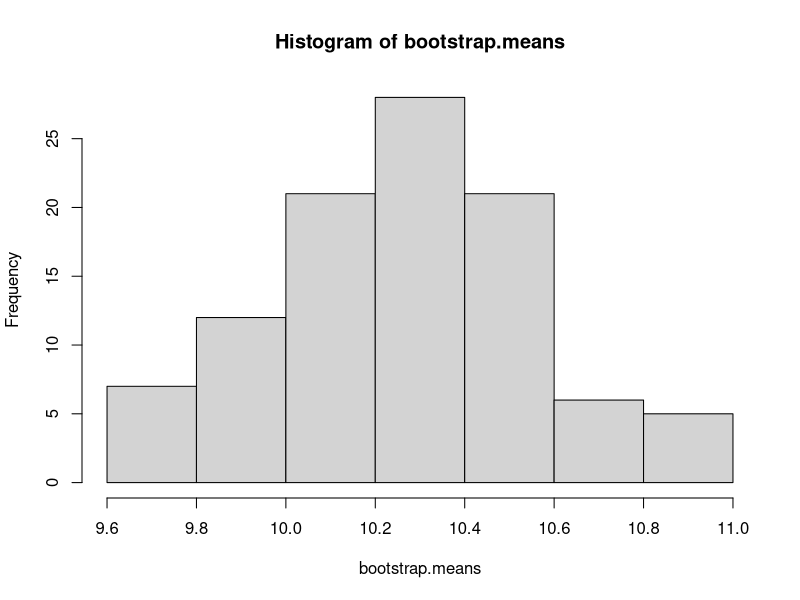
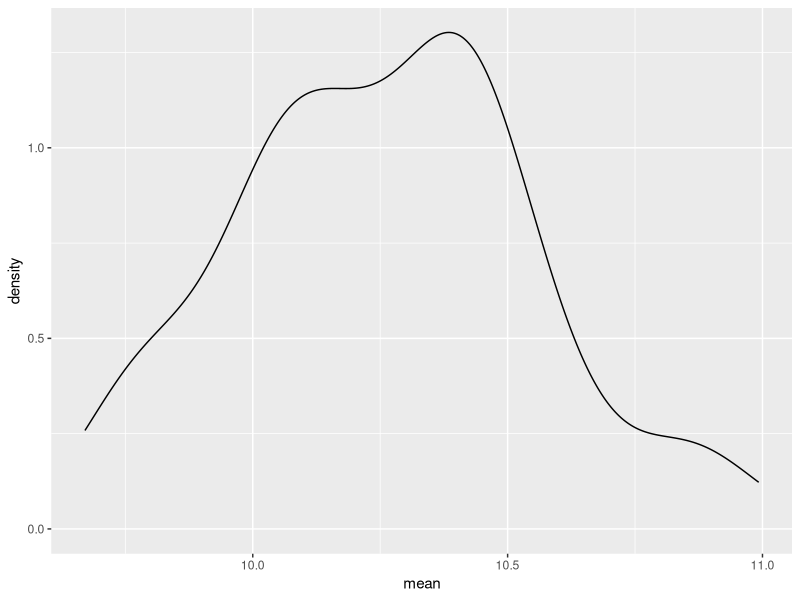

Write R code to recreate these figures, in order.
set.seed(123)
samp <- rnorm(100, mean = 10, sd = 3)
B <- 100
bootstrap.means <- rep(NA, B)
for(i in 1:B){
    boot.samp <- samp[sample(length(samp), size = B, replace = TRUE)]
    bootstrap.means[i] <- mean(boot.samp)
}
hist(bootstrap.means)
ggplot.df <- data.frame(index = 1:length(bootstrap.means), mean = bootstrap.means)
library(ggplot2)
ggplot(ggplot.df, aes(mean)) +
  geom_density()